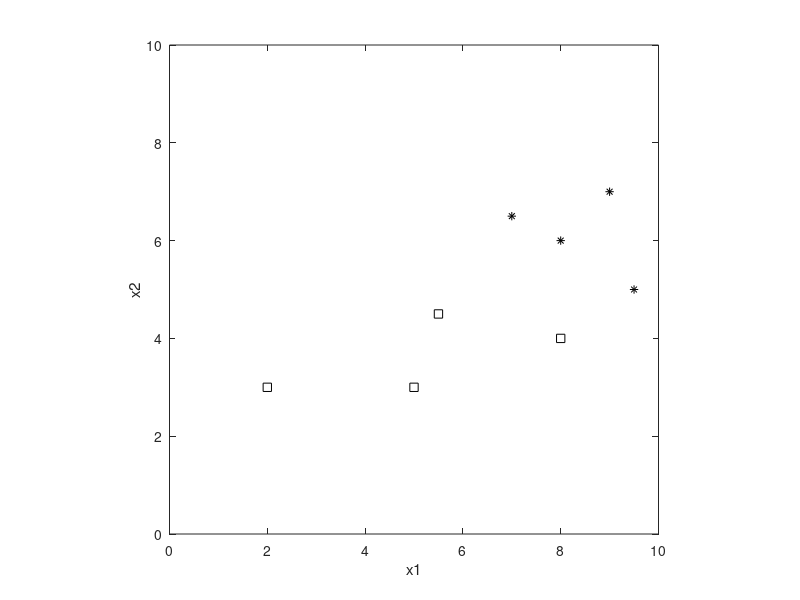

Write MATLAB code to recreate this figure. (Note: this script raises an error after producing the figure.)
% Load A3 dataset
load A3.dat

% Initializing X values
X = [ones(8,1) A3(:,1:2)];
t = A3(:,3);

% Plot data
figure(1); clf
plot(X(1:4,2),X(1:4,3),'ks'); hold on
plot(X(5:8,2),X(5:8,3),'k*')
xlim([0 10]); ylim([0 10]); axis square
xlabel('x1'); ylabel('x2')

% Initialize weights and bias
W = [-3 1 2];

% Loop T times
T = 50000;
eta = 0.01;
alpha = 0.1;
y = @(W) sigmf(W*X', [1 0]);
for i = 1:T
grad = -(t' - y(W))*X + alpha*W;
W = W - eta*grad;
end

% Plot learned function
figure(1); hold on
learned_y = @(X) sigmf(W*X',[1 0]);
x1 = linspace(0,10);
x2 = x1;
[x1 x2] = meshgrid(x1, x2);
learned_y_cont = reshape(learned_y([ones(10000,1) x1(:), x2(:)]), 100, 100);
contour(x1, x2, learned_y_cont, [0.27 0.73],'--k'); hold on
contour(x1, x2, learned_y_cont, [0.5 0.5], 'k')
